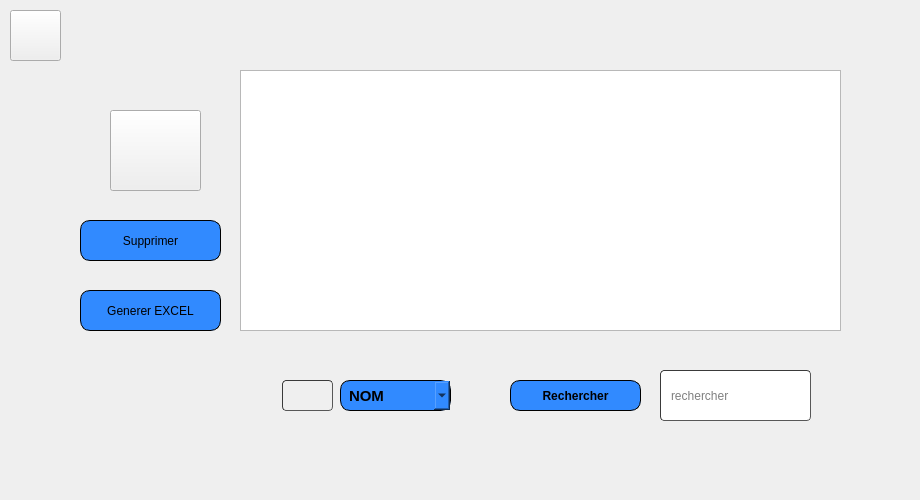
         <widget class="QWidget" name="page_26">
          <property name="styleSheet">
           <string notr="true"/>
          </property>
          <widget class="QComboBox" name="comboBox_emp">
           <property name="geometry">
            <rect>
             <x>340</x>
             <y>380</y>
             <width>111</width>
             <height>31</height>
            </rect>
           </property>
           <property name="font">
            <font>
             <family>Arial</family>
             <pointsize>11</pointsize>
             <weight>75</weight>
             <italic>false</italic>
             <bold>true</bold>
            </font>
           </property>
           <property name="styleSheet">
            <string notr="true">		border: 1px solid black;
border-radius: 10px;
padding: 0 8px;
background: #318aff;
font: bold, &quot;Arial&quot;;;
text-align:center;
</string>
           </property>
           <item>
            <property name="text">
             <string>NOM</string>
            </property>
           </item>
           <item>
            <property name="text">
             <string>PRENOM</string>
            </property>
           </item>
           <item>
            <property name="text">
             <string>SALAIRE</string>
            </property>
           </item>
          </widget>
          <widget class="QPushButton" name="excel_emp">
           <property name="geometry">
            <rect>
             <x>80</x>
             <y>290</y>
             <width>141</width>
             <height>41</height>
            </rect>
           </property>
           <property name="styleSheet">
            <string notr="true">		border: 1px solid black;
border-radius: 10px;
padding: 0 8px;
background: #318aff;
font: bold, &quot;Arial&quot;;;
text-align:center;
</string>
           </property>
           <property name="text">
            <string>Generer EXCEL</string>
           </property>
           <property name="icon">
            <iconset resource="qt.qrc">
             <normaloff>:/new/prefix1/icons/unnamed.png</normaloff>:/new/prefix1/icons/unnamed.png</iconset>
           </property>
           <property name="iconSize">
            <size>
             <width>30</width>
             <height>30</height>
            </size>
           </property>
          </widget>
          <widget class="QPushButton" name="supprimer_emp">
           <property name="geometry">
            <rect>
             <x>80</x>
             <y>220</y>
             <width>141</width>
             <height>41</height>
            </rect>
           </property>
           <property name="styleSheet">
            <string notr="true">		border: 1px solid black;
border-radius: 10px;
padding: 0 8px;
background: #318aff;
font: bold, &quot;Arial&quot;;;
text-align:center;
</string>
           </property>
           <property name="text">
            <string>Supprimer</string>
           </property>
           <property name="icon">
            <iconset resource="qt.qrc">
             <normaloff>:/new/prefix1/icons/PP.png</normaloff>:/new/prefix1/icons/PP.png</iconset>
           </property>
           <property name="iconSize">
            <size>
             <width>30</width>
             <height>30</height>
            </size>
           </property>
           <property name="autoDefault">
            <bool>true</bool>
           </property>
          </widget>
          <widget class="QLineEdit" name="recherche_emp">
           <property name="geometry">
            <rect>
             <x>660</x>
             <y>370</y>
             <width>151</width>
             <height>51</height>
            </rect>
           </property>
           <property name="styleSheet">
            <string notr="true">	border-width: 1px; border-radius: 4px;
	border-color: rgb(58, 58, 58);
	border-style: inset;
	padding: 0 8px;


	selection-background-color: rgb(187, 187, 187);
	
gridline-color: rgb(0, 0, 255);</string>
           </property>
           <property name="placeholderText">
            <string>rechercher</string>
           </property>
          </widget>
          <widget class="QPushButton" name="search_emp">
           <property name="geometry">
            <rect>
             <x>510</x>
             <y>380</y>
             <width>131</width>
             <height>31</height>
            </rect>
           </property>
           <property name="font">
            <font>
             <family>Arial</family>
             <pointsize>9</pointsize>
             <weight>75</weight>
             <italic>false</italic>
             <bold>true</bold>
            </font>
           </property>
           <property name="layoutDirection">
            <enum>Qt::LeftToRight</enum>
           </property>
           <property name="styleSheet">
            <string notr="true">		border: 1px solid black;
border-radius: 10px;
padding: 0 8px;
background: #318aff;
font: bold, &quot;Arial&quot;;;
text-align:center;
</string>
           </property>
           <property name="text">
            <string>Rechercher</string>
           </property>
           <property name="icon">
            <iconset resource="qt.qrc">
             <normaloff>:/new/prefix1/icons/AP.png</normaloff>:/new/prefix1/icons/AP.png</iconset>
           </property>
           <property name="iconSize">
            <size>
             <width>30</width>
             <height>30</height>
            </size>
           </property>
          </widget>
          <widget class="QTableView" name="tableView_emp">
           <property name="geometry">
            <rect>
             <x>240</x>
             <y>70</y>
             <width>601</width>
             <height>261</height>
            </rect>
           </property>
           <property name="styleSheet">
            <string notr="true">gridline-color: rgb(0, 0, 255);

selection-color: rgb(0, 0, 255);</string>
           </property>
          </widget>
          <widget class="QPushButton" name="ajouter_emp">
           <property name="enabled">
            <bool>true</bool>
           </property>
           <property name="geometry">
            <rect>
             <x>110</x>
             <y>110</y>
             <width>91</width>
             <height>81</height>
            </rect>
           </property>
           <property name="styleSheet">
            <string notr="true">gridline-color: rgb(0, 0, 255);</string>
           </property>
           <property name="text">
            <string/>
           </property>
           <property name="icon">
            <iconset resource="qt.qrc">
             <normaloff>:/new/prefix1/icons/60745.png</normaloff>:/new/prefix1/icons/60745.png</iconset>
           </property>
           <property name="iconSize">
            <size>
             <width>91</width>
             <height>81</height>
            </size>
           </property>
           <property name="autoDefault">
            <bool>false</bool>
           </property>
          </widget>
          <widget class="QLabel" name="label_105">
           <property name="geometry">
            <rect>
             <x>70</x>
             <y>10</y>
             <width>801</width>
             <height>441</height>
            </rect>
           </property>
           <property name="text">
            <string/>
           </property>
           <property name="pixmap">
            <pixmap resource="qt.qrc">:/new/prefix1/icons/imf.jpg</pixmap>
           </property>
          </widget>
          <widget class="QLabel" name="label_106">
           <property name="geometry">
            <rect>
             <x>0</x>
             <y>-20</y>
             <width>911</width>
             <height>491</height>
            </rect>
           </property>
           <property name="text">
            <string/>
           </property>
           <property name="pixmap">
            <pixmap resource="qt.qrc">:/new/prefix1/icons/haya.png</pixmap>
           </property>
          </widget>
          <widget class="QPushButton" name="pushButton_4">
           <property name="geometry">
            <rect>
             <x>282</x>
             <y>380</y>
             <width>51</width>
             <height>31</height>
            </rect>
           </property>
           <property name="styleSheet">
            <string notr="true">	border-width: 1px; border-radius: 4px;
	border-color: rgb(58, 58, 58);
	border-style: inset;
	padding: 0 8px;


	selection-color: rgb(60, 63, 65);</string>
           </property>
           <property name="text">
            <string/>
           </property>
           <property name="icon">
            <iconset resource="qt.qrc">
             <normaloff>:/new/prefix1/icons/sort.png</normaloff>:/new/prefix1/icons/sort.png</iconset>
           </property>
           <property name="iconSize">
            <size>
             <width>81</width>
             <height>31</height>
            </size>
           </property>
          </widget>
          <widget class="QPushButton" name="home_employe">
           <property name="geometry">
            <rect>
             <x>10</x>
             <y>10</y>
             <width>51</width>
             <height>51</height>
            </rect>
           </property>
           <property name="styleSheet">
            <string notr="true">background-image: url(:/new/prefix1/icons/icons8_home_48px.png);</string>
           </property>
           <property name="text">
            <string/>
           </property>
          </widget>
          <zorder>label_106</zorder>
          <zorder>label_105</zorder>
          <zorder>pushButton_4</zorder>
          <zorder>comboBox_emp</zorder>
          <zorder>excel_emp</zorder>
          <zorder>supprimer_emp</zorder>
          <zorder>recherche_emp</zorder>
          <zorder>search_emp</zorder>
          <zorder>tableView_emp</zorder>
          <zorder>ajouter_emp</zorder>
          <zorder>home_employe</zorder>
         </widget>
